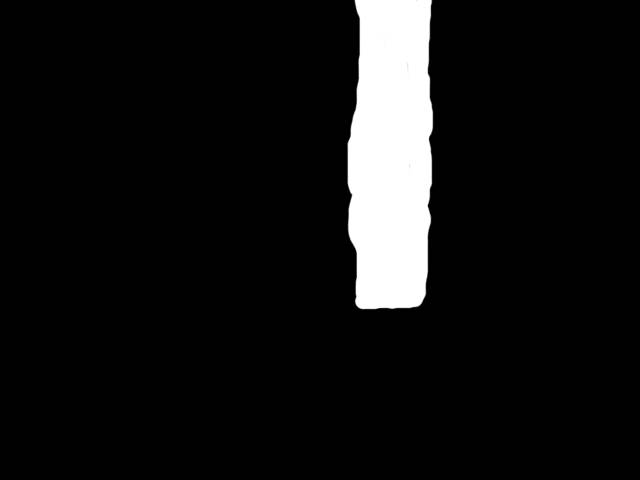
#> input picture src/object_mask.jpg, 640 x 480 px
$ python phytagoras.py
#> lines starting #> are read from the running program, lines starting #| are printed output that depends on the picture
import cv2 as cv

def main():
    pObject_mask = "object_mask.jpg"
    pHead_mask = "head_mask.jpg"
    pObject_segmentation = "object_segmentation.jpg"

    object_mask = cv.imread(pObject_mask)
#> object_mask is the input picture: shape (480, 640, 3); min 0, max 255, mean 20.2
    head_mask = cv.imread(pHead_mask)
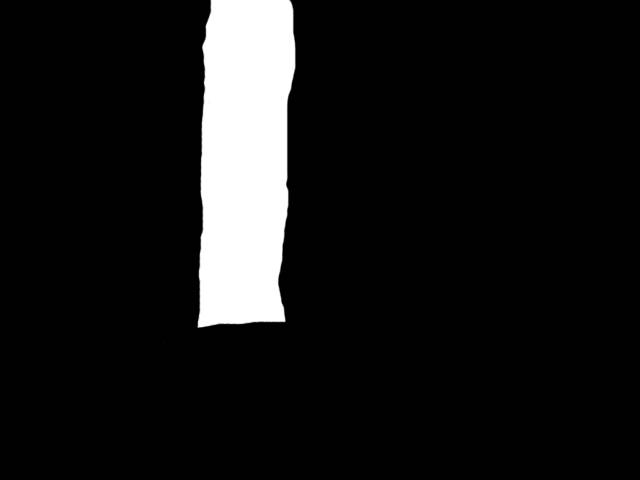
#> input picture src/head_mask.jpg, 640 x 480 px
#> head_mask is the input picture: shape (480, 640, 3); min 0, max 255, mean 23.7
    segmentation = cv.imread(pObject_segmentation)
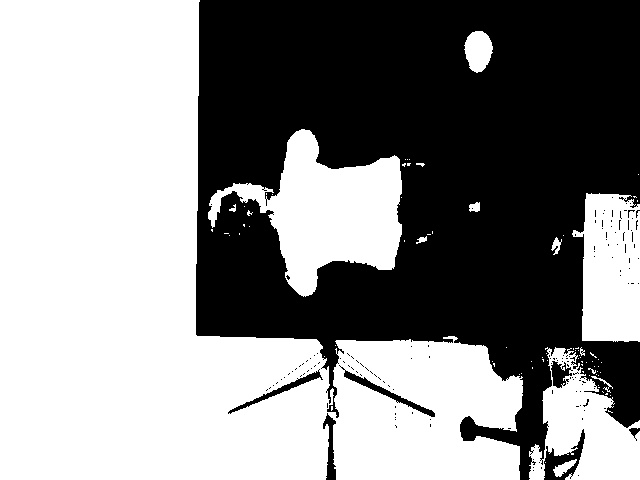
#> input picture src/object_segmentation.jpg, 640 x 480 px
#> segmentation is the input picture: shape (480, 640, 3); min 0, max 255, mean 139.8

    Object = cv.bitwise_and(segmentation, object_mask)
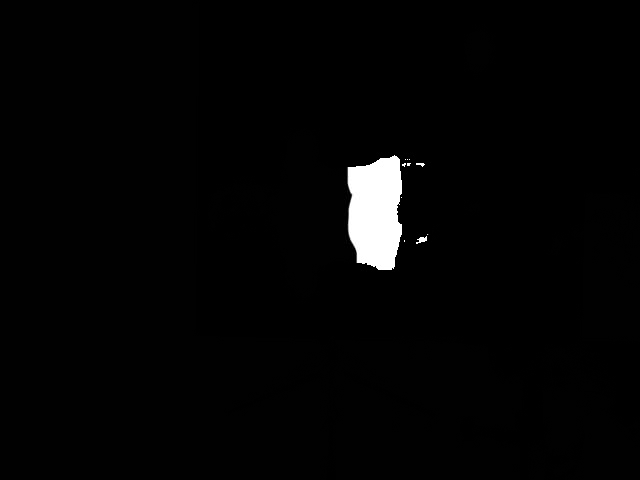
#> Object: shape (480, 640, 3); min 0, max 255, mean 4.9

    cv.imshow("head", head_mask)
    cv.imshow("object", object_mask)
    cv.imshow("object segmentation", segmentation)
    cv.imshow("binary and", Object)
    key = cv.waitKey()
#> (key Esc is pressed here)

    if key == ord('c'):
        exit()

if __name__ == "__main__":
    main()
